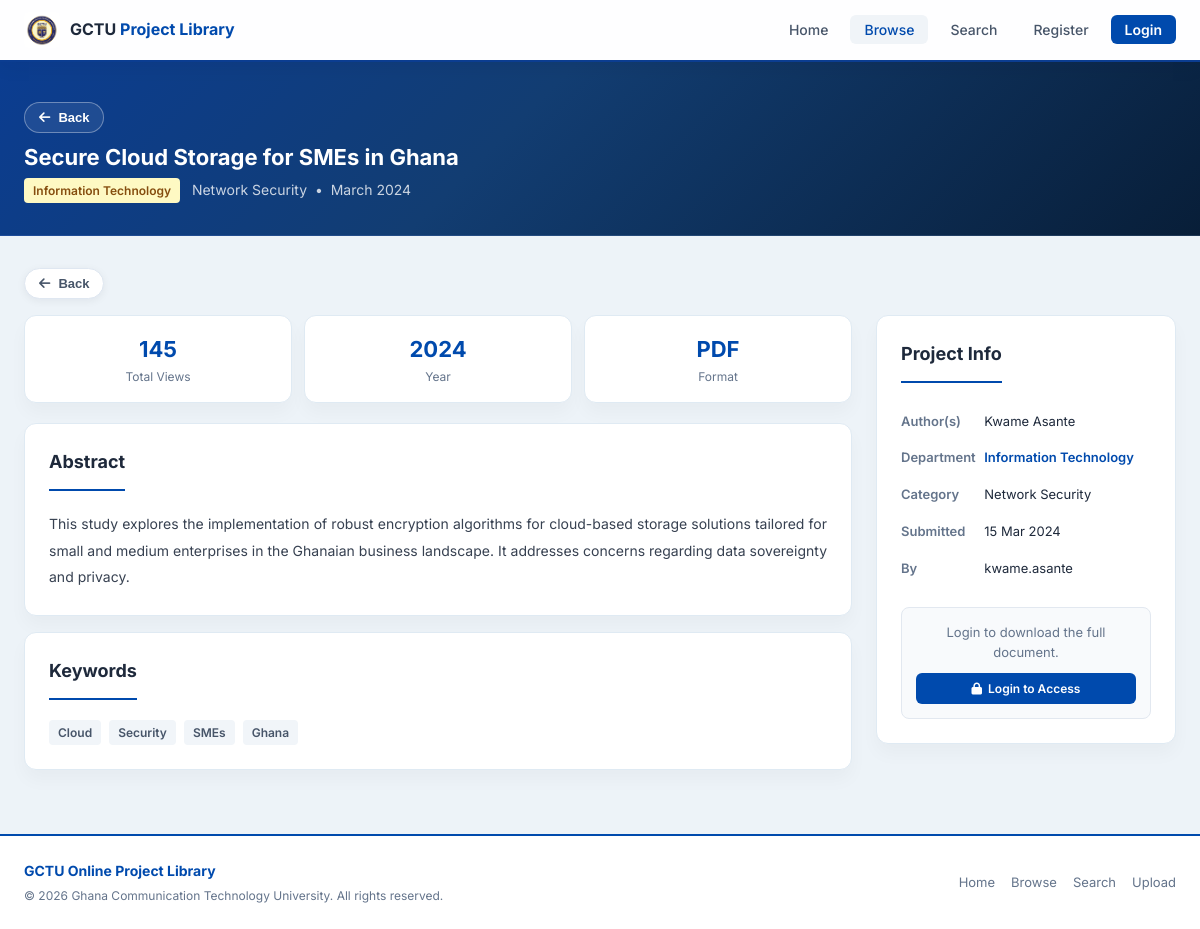
Page /project.php?id=1 on the committed database.
### tables this page shows
CREATE TABLE projects (
    project_id INT AUTO_INCREMENT PRIMARY KEY,
    title VARCHAR(255) NOT NULL,
    abstract TEXT NOT NULL,
    keywords VARCHAR(255),
    category_id INT,
    department_id INT,
    file_path VARCHAR(255),
    upload_date DATE NOT NULL,
    uploader_id INT,
    approval_status ENUM('pending', 'approved', 'rejected') DEFAULT 'pending',
    view_count INT DEFAULT 0,
    FOREIGN KEY (category_id) REFERENCES categories(category_id) ON DELETE SET NULL,
    FOREIGN KEY (department_id) REFERENCES departments(department_id) ON DELETE SET NULL,
    FOREIGN KEY (uploader_id) REFERENCES users(user_id) ON DELETE SET NULL
);

CREATE TABLE departments (
    department_id INT AUTO_INCREMENT PRIMARY KEY,
    department_name VARCHAR(100) NOT NULL,
    department_code VARCHAR(10) NOT NULL UNIQUE
);

CREATE TABLE categories (
    category_id INT AUTO_INCREMENT PRIMARY KEY,
    category_name VARCHAR(100) NOT NULL UNIQUE,
    description TEXT
);

CREATE TABLE authors (
    author_id INT AUTO_INCREMENT PRIMARY KEY,
    project_id INT NOT NULL,
    author_name VARCHAR(150) NOT NULL,
    student_id VARCHAR(50),
    email VARCHAR(100),
    FOREIGN KEY (project_id) REFERENCES projects(project_id) ON DELETE CASCADE
);

CREATE TABLE users (
    user_id INT AUTO_INCREMENT PRIMARY KEY,
    username VARCHAR(50) NOT NULL UNIQUE,
    password_hash VARCHAR(255) NOT NULL,
    email VARCHAR(100) NOT NULL UNIQUE,
    role ENUM('student', 'lecturer', 'admin') DEFAULT 'student',
    department_id INT,
    status ENUM('active', 'suspended') DEFAULT 'active',
    created_at TIMESTAMP DEFAULT CURRENT_TIMESTAMP,
    FOREIGN KEY (department_id) REFERENCES departments(department_id) ON DELETE SET NULL
);

### project.php (the view, shortened to what this page needs)
<?php
require_once __DIR__ . '/includes/bootstrap.php';
$project_id = filter_int($_GET['id']);
$stmt = $pdo->prepare("SELECT p.*, d.department_name, c.category_name, u.username as uploader FROM projects p JOIN departments d ON p.department_id=d.department_id JOIN categories c ON p.category_id=c.category_id JOIN users u ON p.uploader_id=u.user_id WHERE p.project_id = ? AND p.approval_status='approved'");
$stmt->execute([$project_id]);
$project = $stmt->fetch();
$stmt = $pdo->prepare("SELECT * FROM authors WHERE project_id = ?");
$stmt->execute([$project_id]);
$authors = $stmt->fetchAll();
require_once 'includes/header.php';
?>
<div class="page-banner">
    <div class="container">
        <div style="margin-bottom:10px;">
            <button type="button" class="back-button" onclick="goBackSafely();"><i class="fas fa-arrow-left"></i> Back</button>
        </div>
        <h1 style="font-size:22px; line-height:1.3;"><?php echo htmlspecialchars($project['title']); ?></h1>
        <p>
            <span class="badge badge-gold" style="font-size:12px;"><?php echo htmlspecialchars($project['department_name']); ?></span>
            &nbsp; <?php echo htmlspecialchars($project['category_name']); ?> &nbsp;&bull;&nbsp;
            <?php echo date('F Y', strtotime($project['upload_date'])); ?>
        </p>
    </div>
</div>
<div class="container" style="padding:32px 24px 64px;">
    <div style="margin-bottom:16px;">
        <button type="button" class="back-button secondary" onclick="goBackSafely();"><i class="fas fa-arrow-left"></i> Back</button>
    </div>
    <div class="responsive-grid" style="display:grid; grid-template-columns:1fr 300px; gap:24px; align-items:start;">
        <div>
            <div style="display:grid; grid-template-columns:repeat(3,1fr); gap:12px; margin-bottom:20px;">
                <div class="card" style="text-align:center; padding:16px;">
                    <div style="font-size:22px; font-weight:700; color:#004AAD;"><?php echo number_format($project['view_count']); ?></div>
                    <div class="text-muted text-sm">Total Views</div>
                </div>
                <div class="card" style="text-align:center; padding:16px;">
                    <div style="font-size:22px; font-weight:700; color:#004AAD;"><?php echo date('Y', strtotime($project['upload_date'])); ?></div>
                    <div class="text-muted text-sm">Year</div>
                </div>
                <div class="card" style="text-align:center; padding:16px;">
                    <div style="font-size:22px; font-weight:700; color:#004AAD;">PDF</div>
                    <div class="text-muted text-sm">Format</div>
                </div>
            </div>
            <div class="card mb-2">
                <div class="section-title">Abstract</div>
                <p style="line-height:1.9; color:#374151; text-align:justify;"><?php echo nl2br(htmlspecialchars($project['abstract'])); ?></p>
            </div>
            <?php if (!empty($project['keywords'])): ?>
            <div class="card">
                <div class="section-title">Keywords</div>
                <div style="display:flex; gap:8px; flex-wrap:wrap;">
                    <?php foreach (explode(',', $project['keywords']) as $kw): ?>
                        <span class="badge badge-gray" style="font-size:12px;"><?php echo trim(htmlspecialchars($kw)); ?></span>
                    <?php endforeach; ?>
                </div>
            </div>
            <?php endif; ?>
        </div>
        <aside>
            <div class="card mb-2">
                <div class="section-title">Project Info</div>
                <table style="width:100%; font-size:13px; border-collapse:collapse;">
                    <tr><td style="padding:8px 0; color:#64748b; font-weight:600;">Author(s)</td><td style="padding:8px 0;"><?php foreach($authors as $a) echo htmlspecialchars($a['author_name']).'<br>'; ?></td></tr>
                    <tr><td style="padding:8px 0; color:#64748b; font-weight:600;">Department</td><td style="padding:8px 0; color:#004AAD; font-weight:600;"><?php echo htmlspecialchars($project['department_name']); ?></td></tr>
                    <tr><td style="padding:8px 0; color:#64748b; font-weight:600;">Category</td><td style="padding:8px 0;"><?php echo htmlspecialchars($project['category_name']); ?></td></tr>
                    <tr><td style="padding:8px 0; color:#64748b; font-weight:600;">Submitted</td><td style="padding:8px 0;"><?php echo date('d M Y', strtotime($project['upload_date'])); ?></td></tr>
                    <tr><td style="padding:8px 0; color:#64748b; font-weight:600;">By</td><td style="padding:8px 0;"><?php echo htmlspecialchars($project['uploader']); ?></td></tr>
                </table>
                <div style="margin-top:20px;">
                    <?php if (isset($_SESSION['user_id'])): ?>
                        <a href="download.php?id=<?php echo $project['project_id']; ?>" class="btn btn-primary" style="width:100%; justify-content:center; padding:12px;">
                            <i class="fas fa-download"></i> Download PDF
                        </a>
                    <?php else: ?>
                        <div style="background:#f8fafc; border:1px solid #e2e8f0; border-radius:8px; padding:14px; text-align:center;">
                            <p style="font-size:13px; color:#64748b; margin-bottom:10px;">Login to download the full document.</p>
                            <a href="login.php" class="btn btn-primary btn-sm" style="width:100%; justify-content:center;">
                                <i class="fas fa-lock"></i> Login to Access
                            </a>
                        </div>
                    <?php endif; ?>
                </div>
            </div>
        </aside>
    </div>
</div>
<?php require_once 'includes/footer.php'; ?>

### includes/header.php (style rules this page uses)
* { box-sizing: border-box; margin: 0; padding: 0; }
body { font-family: 'Inter', sans-serif; background: #edf3f8; color: #1e293b; font-size: 14px; line-height: 1.6; }
a { color: inherit; text-decoration: none; }
.container { max-width: 1200px; margin: 0 auto; padding: 0 24px; }
.page-banner { background: linear-gradient(135deg, #0b3d91 0%, #123d72 42%, #081e38 100%); padding: 40px 0 32px; border-bottom: 1px solid rgba(255,255,255,0.08); }
.page-banner h1 { font-size: 28px; font-weight: 700; color: #fff; }
.page-banner p { color: rgba(255,255,255,0.78); margin-top: 6px; font-size: 14px; }
.card { background: #fff; border: 1px solid #dfeaf3; border-radius: 12px; padding: 24px; box-shadow: 0 10px 18px rgba(15, 23, 42, 0.03); }
.back-button { display: inline-flex; align-items: center; gap: 8px; padding: 8px 14px; border: 1px solid rgba(255,255,255,0.35); border-radius: 999px; background: rgba(255,255,255,0.08); color: #fff; font-size: 13px; font-weight: 600; line-height: 1; cursor: pointer; transition: background 0.2s ease, transform 0.2s ease, border-color 0.2s ease; text-decoration: none; }
.back-button.secondary { background: #fff; border-color: #dfe7f1; color: #475569; box-shadow: 0 2px 8px rgba(15, 23, 42, 0.06); }
.btn { display: inline-flex; align-items: center; gap: 6px; padding: 9px 20px; border-radius: 6px; font-size: 14px; font-weight: 600; cursor: pointer; border: none; transition: all 0.15s; text-decoration: none; }
.btn-primary { background: #004AAD; color: #fff; }
.btn-sm { padding: 6px 14px; font-size: 12px; }
.badge { display: inline-block; font-size: 11px; font-weight: 600; padding: 3px 9px; border-radius: 4px; }
.badge-gold { background: #fef9c3; color: #854d0e; }
.badge-gray { background: #f1f5f9; color: #475569; }
.mb-2 { margin-bottom: 16px; }
.text-muted { color: #64748b; }
.text-sm { font-size: 12px; }
.section-title { font-size: 18px; font-weight: 700; color: #1e293b; padding-bottom: 12px; border-bottom: 2px solid #004AAD; margin-bottom: 20px; display: inline-block; }

### rows in the picture
projects: title "Secure Cloud Storage for SMEs in Ghana", department.department_name "Information Technology", category.category_name "Network Security", upload_date "March 2024", view_count "145", upload_date "2024", abstract "This study explores the implementation of robust encryption algorithms for cloud-based storage solutions tailored for small and medium enterprises in the Ghanaian business landscape. It addresses concerns regarding data sovereignty and privacy.", keywords "Cloud", keywords "Security", keywords "SMEs", keywords "Ghana", upload_date "15 Mar 2024", uploader.username "kwame.asante"
authors: author_name "Kwame Asante"
